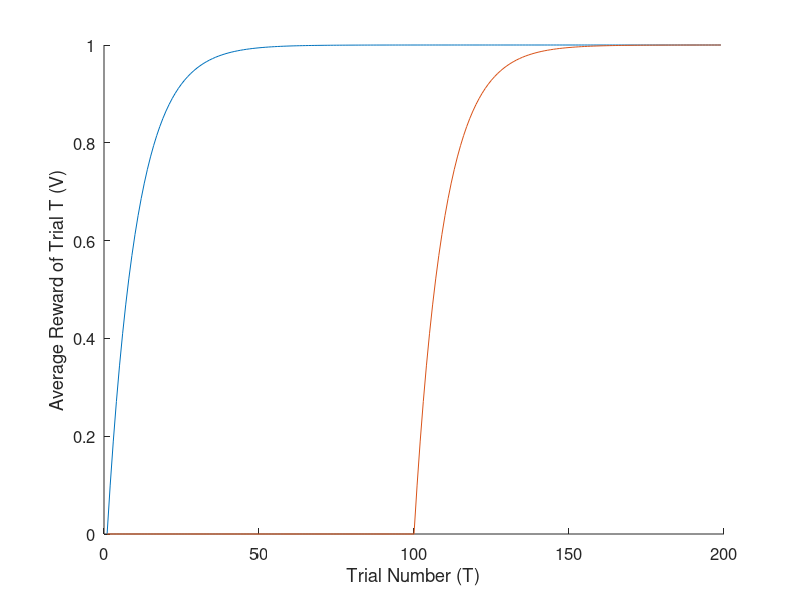

The MATLAB source for this figure:
clear
Va(1) = 0;
Vb(1) = 0;
r = 1;
T = 100;
alpha = 0.1;
for t = 2:T
    Va(t) = Va(t-1) + alpha * (r - Va(t-1));
    Vb(t) = 0;
end

for t = 2:T
    Va(t+99) = Va(t+99-1) + alpha * (r - Va(t+99-1));
    Vb(t+99) = Vb(t+99-1) + alpha * (r - Vb(t+99-1));
end

figure(1); clf; hold on;
plot(Va)
plot(Vb)
xlabel('Trial Number (T)')
ylabel('Average Reward of Trial T (V)')
%xlim([0.5 0.8])
set(gca, 'fontsize', 12)
saveas(figure(1),'fig1_question1_A05_Va_and_Vb_vs_Trials.pdf')

disp(['Final value of Va is ', num2str(Va(end))])
disp(['Final value of Vb is ', num2str(Vb(end))])





